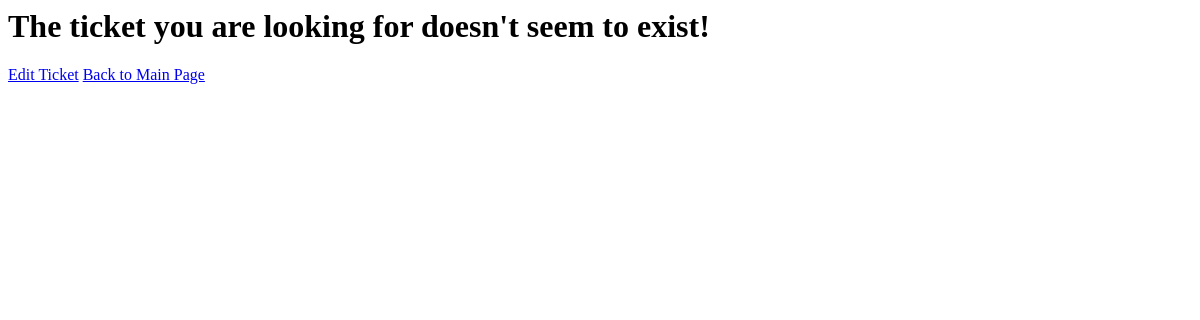
Before: /tdetails/6/ with the older database file.
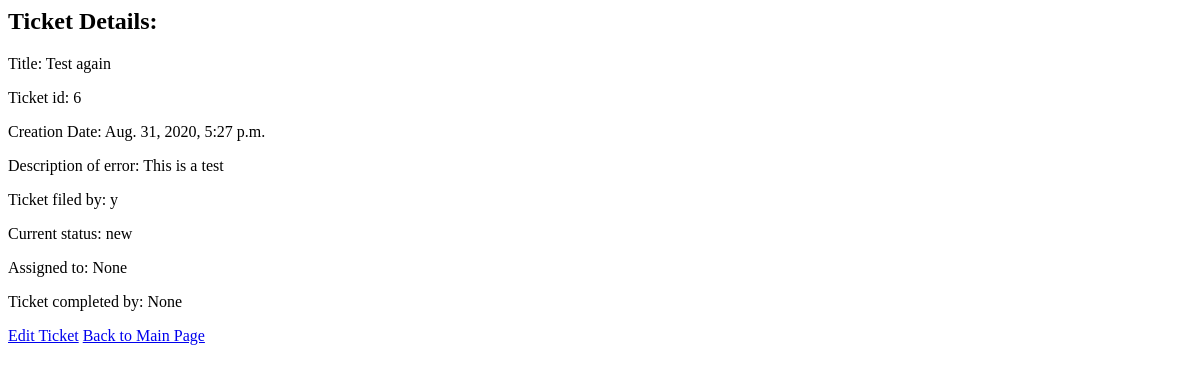
After: the same page with the newer database file.
### bugtrackerapp/models.py (models this page shows)
class Ticket(models.Model):
    new = 'new'
    inprogress = 'inpr'
    done = 'done'
    invalid = 'inv'
    CHOICES = [
        (new, 'New'), (inprogress, 'In Progress'), (done, "Done"), (invalid, "Invalid")
    ]
    title = models.CharField(max_length=75)
    time_date = models.DateTimeField(default=timezone.now)
    description = models.TextField()
    author = models.ForeignKey(New_User, on_delete=models.CASCADE, related_name="author")
    status = models.CharField(max_length=4, choices=CHOICES, default=new)
    assigned_to = models.ForeignKey(New_User, blank=True, null=True, on_delete=models.CASCADE, related_name="assigned")
    completed = models.ForeignKey(New_User, blank=True, null=True, on_delete=models.CASCADE, related_name="completed")

class New_User(AbstractUser):
    pass
    def __str__(self):
        return self.username

### bugtrackerapp/views.py (the view)
# urls.py: path('tdetails/<int:ticket_id>/', views.ticket_detail, name="tdetails"),
def ticket_detail(request, ticket_id):
    my_ticket = Ticket.objects.filter(id=ticket_id).first()
    return render(request, 'ticket_detail.html', {'ticket': my_ticket})

### bugtrackerapp/templates/ticket_detail.html (shortened to what this page needs)
<div class="container">
    {% if not ticket %}
        <h1>The ticket you are looking for doesn't seem to exist!</h1>
    {% else %}
        <h2>Ticket Details: </h2>
        <p>Title: {{ ticket.title }}</p>
        <p>Ticket id: {{ticket.id }}</p>
        <p>Creation Date: {{ ticket.time_date }}</p>
        <p>Description of error: {{ ticket.description }}</p>
        <p>Ticket filed by: {{ticket.author}}</p>
        <p>Current status: {{ ticket.status }}</p>
        <p>Assigned to: {{ ticket.assigned_to }}</p>
        <p>Ticket completed by: {{ ticket.completed }}</p>
    {% endif %}
    <a role="button" class="btn btn-danger btn-sm" href="/edit_ticket/{{ticket.id}}/">Edit Ticket</a>
    <a class="btn btn-primary btn-sm" href="/">Back to Main Page</a>
  </div>

Changed rows visible on the page:
added Ticket: title "Test again", id "6", time_date "Aug. 31, 2020, 5:27 p.m.", description "This is a test", author "y", status "new", assigned_to "None", completed "None"
Other visible differences:
text no longer shown: "The ticket you are looking for doesn't seem to exist!"
text now shown: "Ticket Details: Title: Ticket id: Creation Date: Description of error: Ticket filed by: Current status: Assigned to: Ticket completed by:"
